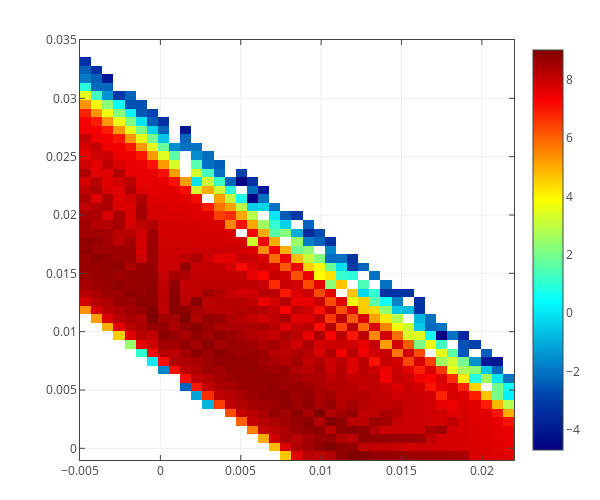

Here is the notebook cell this chart was saved with:
### Markdown cell above
## Reference: DON'T TOUCH

### Code cell
plot_heatmap(qx_bins, qz_bins, np.log(refl_2d).T)

### Figure 1 — Plotly figure (JSON) as saved in the notebook; plotly's stock layout.template omitted (floating-point values rounded to 4 significant figures; data arrays with more than 128 entries replaced by an {"elided": "..."} marker saying what was removed)
{"data": [{"autocolorscale": false, "colorscale": [[0, "rgb(0,0,131)"], [0.125, "rgb(0,60,170)"], [0.375, "rgb(5,255,255)"], [0.625, "rgb(255,255,0)"], [0.875, "rgb(250,0,0)"], [1, "rgb(128,0,0)"]], "hoverinfo": "x+y+z", "type": "heatmap", "uid": "8f14963f-07ba-48f9-9923-eecee8735943", "x": [-0.005, -0.004308, -0.003615, -0.002923, -0.002231, -0.001538, -0.0008462, -0.0001538, 0.0005385, 0.001231, 0.001923, 0.002615, 0.003308, 0.004, 0.004692, 0.005385, 0.006077, 0.006769, 0.007462, 0.008154, 0.008846, 0.009538, 0.01023, 0.01092, 0.01162, 0.01231, 0.013, 0.01369, 0.01438, 0.01508, 0.01577, 0.01646, 0.01715, 0.01785, 0.01854, 0.01923, 0.01992, 0.02062, 0.02131, 0.022], "y": [-0.001, -0.0002653, 0.0004694, 0.001204, 0.001939, 0.002673, 0.003408, 0.004143, 0.004878, 0.005612, 0.006347, 0.007082, 0.007816, 0.008551, 0.009286, 0.01002, 0.01076, 0.01149, 0.01222, 0.01296, 0.01369, 0.01443, 0.01516, 0.0159, 0.01663, 0.01737, 0.0181, 0.01884, 0.01957, 0.02031, 0.02104, 0.02178, 0.02251, 0.02324, 0.02398, 0.02471, 0.02545, 0.02618, 0.02692, 0.02765, 0.02839, 0.02912, 0.02986, 0.03059, 0.03133, 0.03206, 0.0328, 0.03353, 0.03427, 0.035], "z": {"elided": "49x39 float values"}}], "layout": {"autosize": true, "bargap": 0, "height": 500, "hovermode": "closest", "margin": {"b": 40, "l": 80, "r": 40, "t": 40}, "showlegend": false, "width": 600, "xaxis": {"exponentformat": "power", "mirror": "all", "showexponent": "all", "showgrid": true, "showline": true, "ticks": "inside", "title": "", "zeroline": false}, "yaxis": {"exponentformat": "power", "mirror": "all", "showexponent": "all", "showgrid": true, "showline": true, "ticks": "inside", "title": "", "zeroline": false}}}
